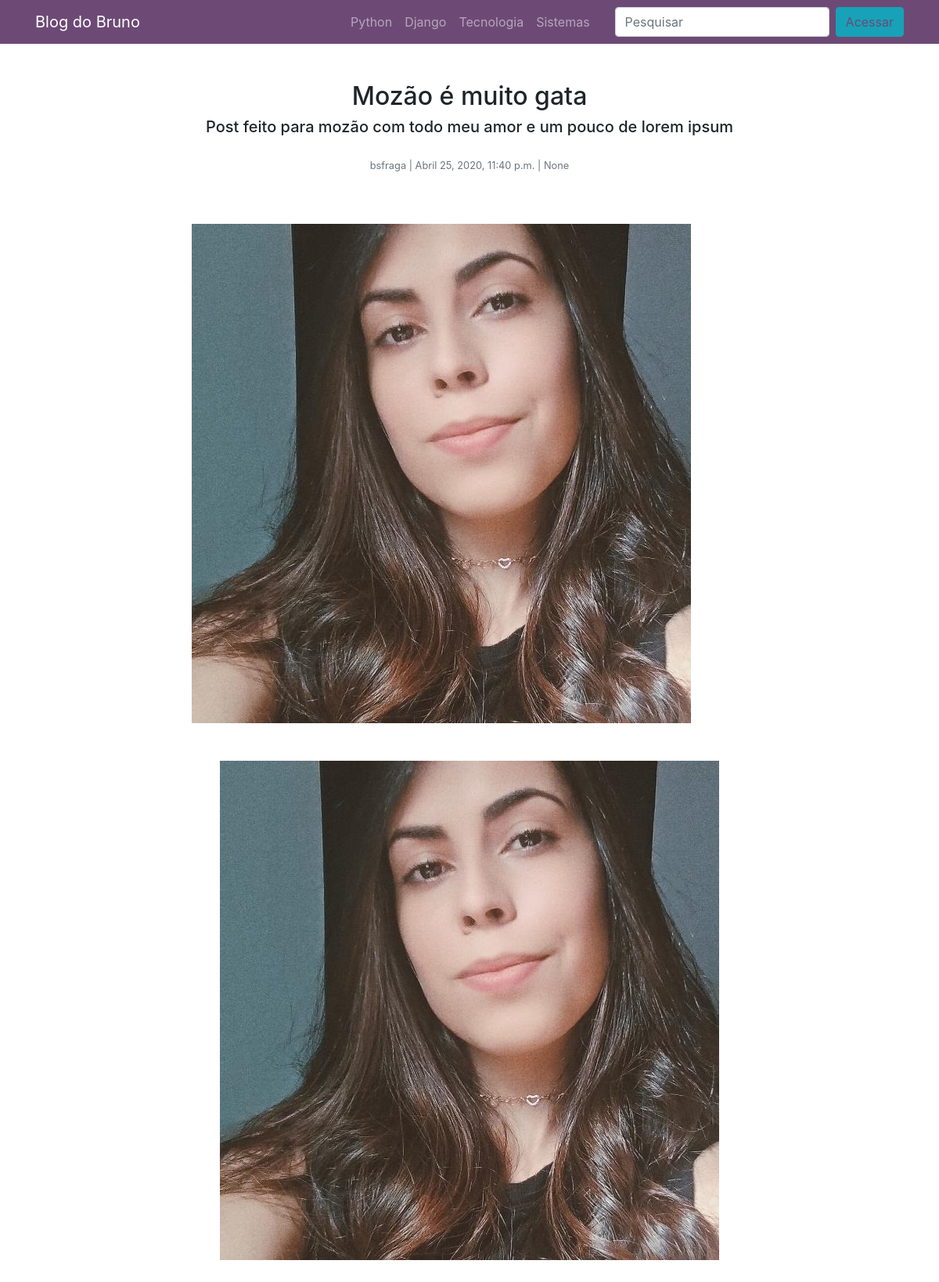
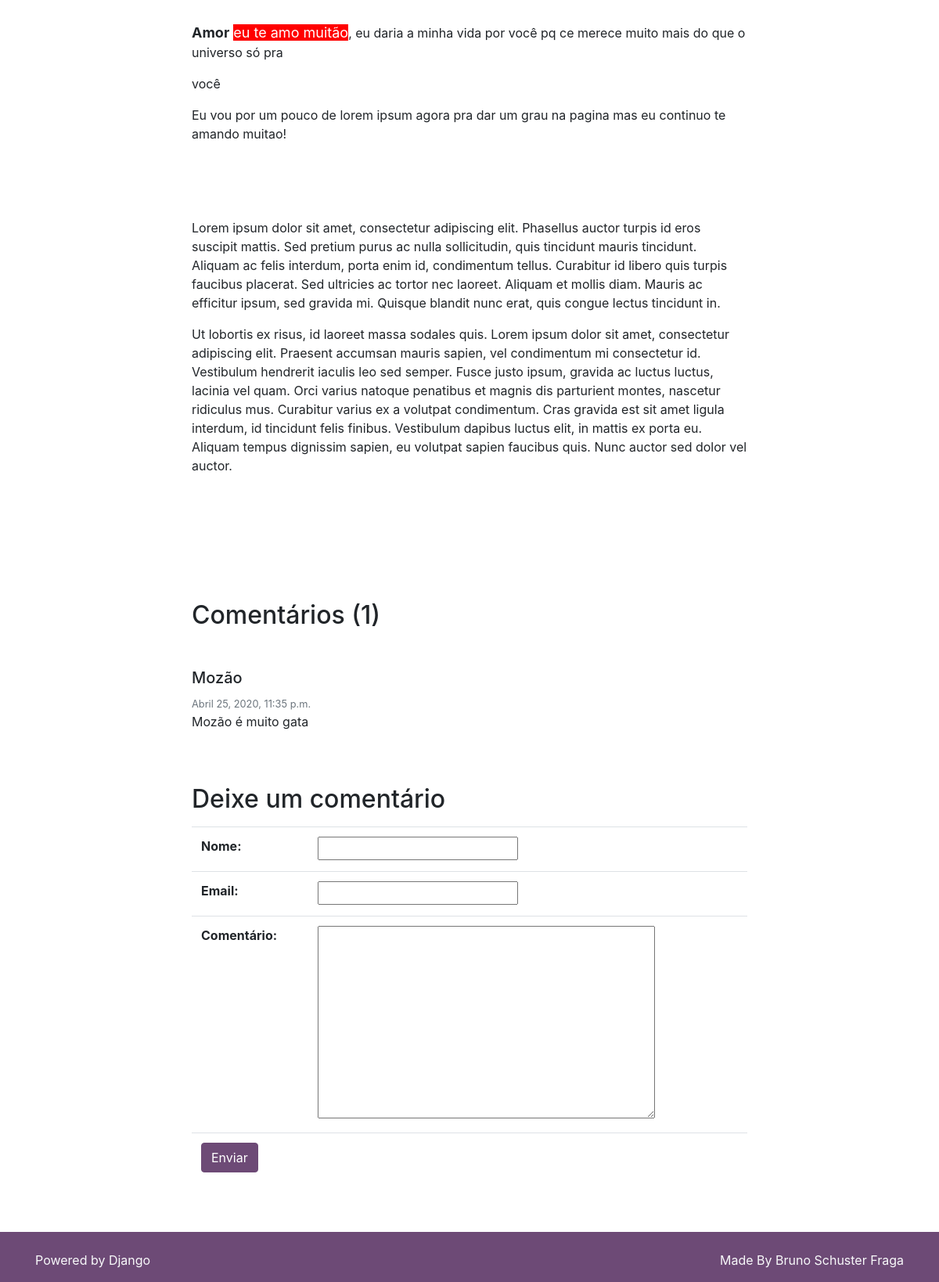
Page /post/9 on the committed database (2 pictures, top to bottom).
### posts/models.py (models this page shows)
class Post(models.Model):
    titulo_post = models.CharField(max_length=255, verbose_name='Título')
    autor_post = models.ForeignKey(User, on_delete=models.DO_NOTHING, verbose_name='Autor')
    data_post = models.DateTimeField(default=timezone.now, verbose_name='Data')
    conteudo_post = models.TextField(verbose_name='Conteúdo')
    excerto_post = models.TextField(verbose_name='Excerto')
    categoria_post = models.ForeignKey(
        Categoria, on_delete=models.DO_NOTHING, blank=True, null=True, verbose_name='Categoria')
    imagem_post = models.ImageField(
        upload_to="post_img/%Y/%m/%d", blank=True, null=True, verbose_name='Imagem')
    publicado_post = models.BooleanField(default=False, verbose_name='Publicado')
    def __str__(self):
        return self.titulo_post

### comentarios/models.py (models this page shows, shortened)
class Comentario(models.Model):
    nome_comentario = models.CharField(max_length=150, verbose_name='Nome')
    email_comentario = models.EmailField(verbose_name='Email')
    comentario = models.TextField(verbose_name='Comentário')
    post_comentario = models.ForeignKey(Post, on_delete=models.CASCADE, verbose_name='Conteudo')
    usuario_comentario = models.ForeignKey(User, on_delete=models.DO_NOTHING, verbose_name='Usuário', blank=True, null=True)
    data_comentario = models.DateTimeField(default=timezone.now(), verbose_name='Data')
    publicado_comentario = models.BooleanField(default=False, verbose_name='Publicado')

### posts/views.py (the view, shortened to what this page needs)
# urls.py: path('post/<int:pk>', views.PostDetalhes.as_view(), name='post_detalhes'),
class PostDetalhes(UpdateView):
    template_name = 'posts/post_detalhes.html'
    model = Post
    form_class = FormComentario
    context_object_name = 'post'
    def get_context_data(self, **kwargs):
        contexto = super().get_context_data(**kwargs)
        post = self.get_object()
        comentarios = Comentario.objects.filter(publicado_comentario=True,
                                                post_comentario=post.id)
        contexto['comentarios'] = comentarios
        return contexto

### comentarios/forms.py (shortened to what this page needs)
class FormComentario(ModelForm):
    class Meta:
        model = Comentario
        fields = ('nome_comentario', 'email_comentario', 'comentario',)

### posts/templates/posts/post_detalhes.html (shortened to what this page needs)
{% extends 'base.html' %}
{% block 'content' %}
                <div class="container">
                    <div class="row pt-5">
                        <div class="col-xl"></div>
                        <div class="col-xl-8 text-center">
                            <h2>{{ post.titulo_post }}</h2>
                            <h5>{{ post.excerto_post }}</h5>
                            <p class="text-muted mt-4">
                                <small>
                                    {{ post.autor_post }} | {{ post.data_post }} | {{ post.categoria_post }}
                                </small>
                            </p>
                        </div>
                        <div class="col-xl"></div>
                    </div>
                    <div class="row pt-5">
                        <div class="col-xl"></div>
                        <div class="col-xl-8">
                            {% if post.imagem_post %}
                            <img class="img-fluid pb-5 " src="{{ post.imagem_post.url }}" alt="{{ post.titulo_post }}">
                            {% endif %}
                            {{ post.conteudo_post | safe }}
                        </div>
                        <div class="col-xl"></div>
                    </div>
                    {% if comentarios %}
                    <div class="row pt-5">
                        <div class="col-xl"></div>
                        <div class="col-xl-8">
                            <h2 class="my-3">Comentários ({{ comentarios.count }})</h2>
                            {% for comentario in comentarios  %}
                            <h5 class="mb-2 mt-5">{{ comentario.nome_comentario }}</h5>
                            <small class="text-muted">{{ comentario.data_comentario }}</small>
                            <p class="mb-1">{{ comentario.post_comentario }}</p>
                            {% endfor %}
                        </div>
                        <div class="col-xl"></div>
                    </div>
                    {% endif %}
                    <div class="row pt-5">
                        <div class="col-xl"></div>
                        <div class="col-xl-8">
                            <h2 class="my-3">Deixe um comentário</h2>
                            <form method="POST" action="#envia_comentario">
                                <table class="table">
                                {{ form }}
                                    <tr>
                                        <td colspan="2">
                                            <input id="envia_comentario" type="submit" class="btn btn-primary"
                                                value="Enviar">
                                        </td>
                                    </tr>
                                </table>
                            </form>
                        </div>
                        <div class="col-xl"></div>
                    </div>
                </div>
{% endblock 'content' %}

### rows in the picture
Post: titulo_post "Mozão é muito gata", excerto_post "Post feito para mozão com todo meu amor e um pouco de lorem ipsum", autor_post "bsfraga", data_post "Abril 25, 2020, 11:40 p.m.", categoria_post "None", imagem_post (picture), conteudo_post (picture), conteudo_post "Amor eu te amo muitão , eu daria a minha vida por você pq ce merece muito mais do que o universo só pra você Eu vou por um pouco de lorem ipsum agora pra dar um grau na pagina mas eu continuo te amando muitao! Lorem ipsum dolor sit amet, consectetur adipiscing elit. Phasellus auctor turpis id eros suscipit mattis. Sed pretium purus ac nulla sollicitudin, quis tincidunt mauris tincidunt. Aliquam ac felis interdum, porta enim id, condimentum tellus. Curabitur id libero quis turpis faucibus placerat. Sed ultricies ac tortor nec laoreet. Aliquam et mollis diam. Mauris ac efficitur ipsum, sed gravida mi. Quisque blandit nunc erat, quis congue lectus tincidunt in. Ut lobortis ex risus, id laoreet…"
Comentario: nome_comentario "Mozão", data_comentario "Abril 25, 2020, 11:35 p.m.", post_comentario "Mozão é muito gata"

### other values in the picture
{{ comentarios.count }} "1"
